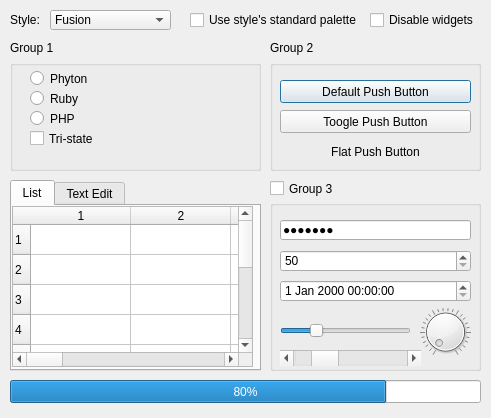
<?xml version="1.0" encoding="UTF-8"?>
<ui version="4.0">
 <class>Form</class>
 <widget class="QWidget" name="Form">
  <property name="geometry">
   <rect>
    <x>0</x>
    <y>0</y>
    <width>491</width>
    <height>418</height>
   </rect>
  </property>
  <property name="windowTitle">
   <string>Styles</string>
  </property>
  <widget class="QLabel" name="label_4">
   <property name="geometry">
    <rect>
     <x>10</x>
     <y>10</y>
     <width>79</width>
     <height>19</height>
    </rect>
   </property>
   <property name="text">
    <string>Style: </string>
   </property>
  </widget>
  <widget class="QComboBox" name="comboBox_4">
   <property name="geometry">
    <rect>
     <x>50</x>
     <y>10</y>
     <width>121</width>
     <height>20</height>
    </rect>
   </property>
   <item>
    <property name="text">
     <string>Fusion</string>
    </property>
   </item>
   <item>
    <property name="text">
     <string>Gartic</string>
    </property>
   </item>
  </widget>
  <widget class="QCheckBox" name="checkBox_2">
   <property name="geometry">
    <rect>
     <x>190</x>
     <y>10</y>
     <width>231</width>
     <height>20</height>
    </rect>
   </property>
   <property name="text">
    <string>Use style's standard palette</string>
   </property>
  </widget>
  <widget class="QGroupBox" name="groupBox">
   <property name="geometry">
    <rect>
     <x>10</x>
     <y>60</y>
     <width>251</width>
     <height>111</height>
    </rect>
   </property>
   <property name="title">
    <string/>
   </property>
   <widget class="QRadioButton" name="radioButton">
    <property name="geometry">
     <rect>
      <x>20</x>
      <y>10</y>
      <width>82</width>
      <height>17</height>
     </rect>
    </property>
    <property name="text">
     <string>Phyton</string>
    </property>
   </widget>
   <widget class="QRadioButton" name="radioButton_2">
    <property name="geometry">
     <rect>
      <x>20</x>
      <y>30</y>
      <width>82</width>
      <height>17</height>
     </rect>
    </property>
    <property name="text">
     <string>Ruby</string>
    </property>
   </widget>
   <widget class="QRadioButton" name="radioButton_3">
    <property name="geometry">
     <rect>
      <x>20</x>
      <y>50</y>
      <width>82</width>
      <height>17</height>
     </rect>
    </property>
    <property name="text">
     <string>PHP</string>
    </property>
   </widget>
   <widget class="QCheckBox" name="checkBox_4">
    <property name="geometry">
     <rect>
      <x>20</x>
      <y>70</y>
      <width>70</width>
      <height>17</height>
     </rect>
    </property>
    <property name="inputMethodHints">
     <set>Qt::ImhNone</set>
    </property>
    <property name="text">
     <string>Tri-state</string>
    </property>
    <property name="checkable">
     <bool>false</bool>
    </property>
    <property name="tristate">
     <bool>true</bool>
    </property>
   </widget>
  </widget>
  <widget class="QLabel" name="label">
   <property name="geometry">
    <rect>
     <x>10</x>
     <y>40</y>
     <width>61</width>
     <height>16</height>
    </rect>
   </property>
   <property name="text">
    <string>Group 1</string>
   </property>
  </widget>
  <widget class="QCheckBox" name="checkBox">
   <property name="geometry">
    <rect>
     <x>270</x>
     <y>180</y>
     <width>70</width>
     <height>17</height>
    </rect>
   </property>
   <property name="text">
    <string>Group 3</string>
   </property>
  </widget>
  <widget class="QGroupBox" name="groupBox_2">
   <property name="geometry">
    <rect>
     <x>270</x>
     <y>200</y>
     <width>211</width>
     <height>171</height>
    </rect>
   </property>
   <property name="title">
    <string/>
   </property>
   <widget class="QSpinBox" name="spinBox">
    <property name="geometry">
     <rect>
      <x>10</x>
      <y>50</y>
      <width>191</width>
      <height>22</height>
     </rect>
    </property>
    <property name="minimum">
     <number>50</number>
    </property>
   </widget>
   <widget class="QDateTimeEdit" name="dateTimeEdit">
    <property name="geometry">
     <rect>
      <x>10</x>
      <y>80</y>
      <width>191</width>
      <height>22</height>
     </rect>
    </property>
   </widget>
   <widget class="QScrollBar" name="horizontalScrollBar">
    <property name="geometry">
     <rect>
      <x>10</x>
      <y>150</y>
      <width>141</width>
      <height>16</height>
     </rect>
    </property>
    <property name="value">
     <number>20</number>
    </property>
    <property name="orientation">
     <enum>Qt::Horizontal</enum>
    </property>
   </widget>
   <widget class="QDial" name="dial">
    <property name="geometry">
     <rect>
      <x>150</x>
      <y>100</y>
      <width>51</width>
      <height>64</height>
     </rect>
    </property>
    <property name="wrapping">
     <bool>false</bool>
    </property>
    <property name="notchesVisible">
     <bool>true</bool>
    </property>
   </widget>
   <widget class="QSlider" name="horizontalSlider">
    <property name="geometry">
     <rect>
      <x>10</x>
      <y>120</y>
      <width>131</width>
      <height>22</height>
     </rect>
    </property>
    <property name="minimum">
     <number>0</number>
    </property>
    <property name="maximum">
     <number>100</number>
    </property>
    <property name="value">
     <number>25</number>
    </property>
    <property name="tracking">
     <bool>true</bool>
    </property>
    <property name="orientation">
     <enum>Qt::Horizontal</enum>
    </property>
    <property name="invertedAppearance">
     <bool>false</bool>
    </property>
    <property name="invertedControls">
     <bool>true</bool>
    </property>
    <property name="tickPosition">
     <enum>QSlider::NoTicks</enum>
    </property>
    <property name="tickInterval">
     <number>7</number>
    </property>
   </widget>
   <widget class="QLineEdit" name="lineEdit">
    <property name="geometry">
     <rect>
      <x>10</x>
      <y>20</y>
      <width>191</width>
      <height>20</height>
     </rect>
    </property>
    <property name="text">
     <string>mendoan</string>
    </property>
    <property name="echoMode">
     <enum>QLineEdit::Password</enum>
    </property>
   </widget>
  </widget>
  <widget class="QLabel" name="label_2">
   <property name="geometry">
    <rect>
     <x>270</x>
     <y>40</y>
     <width>61</width>
     <height>16</height>
    </rect>
   </property>
   <property name="text">
    <string>Group 2</string>
   </property>
  </widget>
  <widget class="QGroupBox" name="groupBox_3">
   <property name="geometry">
    <rect>
     <x>270</x>
     <y>60</y>
     <width>211</width>
     <height>111</height>
    </rect>
   </property>
   <property name="title">
    <string/>
   </property>
   <widget class="QPushButton" name="pushButton">
    <property name="geometry">
     <rect>
      <x>10</x>
      <y>20</y>
      <width>191</width>
      <height>23</height>
     </rect>
    </property>
    <property name="text">
     <string>Default Push Button</string>
    </property>
    <property name="autoDefault">
     <bool>false</bool>
    </property>
    <property name="default">
     <bool>true</bool>
    </property>
    <property name="flat">
     <bool>false</bool>
    </property>
   </widget>
   <widget class="QPushButton" name="pushButton_2">
    <property name="geometry">
     <rect>
      <x>10</x>
      <y>50</y>
      <width>191</width>
      <height>23</height>
     </rect>
    </property>
    <property name="text">
     <string>Toogle Push Button</string>
    </property>
    <property name="autoDefault">
     <bool>false</bool>
    </property>
    <property name="default">
     <bool>false</bool>
    </property>
    <property name="flat">
     <bool>false</bool>
    </property>
   </widget>
   <widget class="QPushButton" name="pushButton_3">
    <property name="geometry">
     <rect>
      <x>10</x>
      <y>80</y>
      <width>191</width>
      <height>23</height>
     </rect>
    </property>
    <property name="text">
     <string>Flat Push Button</string>
    </property>
    <property name="autoDefault">
     <bool>false</bool>
    </property>
    <property name="default">
     <bool>true</bool>
    </property>
    <property name="flat">
     <bool>true</bool>
    </property>
   </widget>
  </widget>
  <widget class="QTabWidget" name="tabWidget">
   <property name="geometry">
    <rect>
     <x>10</x>
     <y>180</y>
     <width>251</width>
     <height>191</height>
    </rect>
   </property>
   <property name="currentIndex">
    <number>0</number>
   </property>
   <widget class="QWidget" name="widget">
    <attribute name="title">
     <string>List</string>
    </attribute>
    <widget class="QTableWidget" name="tableWidget">
     <property name="geometry">
      <rect>
       <x>0</x>
       <y>0</y>
       <width>241</width>
       <height>161</height>
      </rect>
     </property>
     <property name="dragEnabled">
      <bool>false</bool>
     </property>
     <property name="sortingEnabled">
      <bool>false</bool>
     </property>
     <attribute name="horizontalHeaderCascadingSectionResizes">
      <bool>false</bool>
     </attribute>
     <attribute name="horizontalHeaderShowSortIndicator" stdset="0">
      <bool>false</bool>
     </attribute>
     <attribute name="horizontalHeaderStretchLastSection">
      <bool>false</bool>
     </attribute>
     <row>
      <property name="text">
       <string>1</string>
      </property>
     </row>
     <row>
      <property name="text">
       <string>2</string>
      </property>
     </row>
     <row>
      <property name="text">
       <string>3</string>
      </property>
     </row>
     <row>
      <property name="text">
       <string>4</string>
      </property>
     </row>
     <row>
      <property name="text">
       <string>5</string>
      </property>
     </row>
     <row>
      <property name="text">
       <string>6</string>
      </property>
     </row>
     <row>
      <property name="text">
       <string>7</string>
      </property>
     </row>
     <row>
      <property name="text">
       <string>8</string>
      </property>
     </row>
     <row>
      <property name="text">
       <string>9</string>
      </property>
     </row>
     <row>
      <property name="text">
       <string>10</string>
      </property>
     </row>
     <column>
      <property name="text">
       <string>1</string>
      </property>
     </column>
     <column>
      <property name="text">
       <string>2</string>
      </property>
     </column>
     <column>
      <property name="text">
       <string>3</string>
      </property>
     </column>
     <column>
      <property name="text">
       <string>4</string>
      </property>
     </column>
     <column>
      <property name="text">
       <string>5</string>
      </property>
     </column>
     <column>
      <property name="text">
       <string>6</string>
      </property>
     </column>
     <column>
      <property name="text">
       <string>7</string>
      </property>
     </column>
     <column>
      <property name="text">
       <string>8</string>
      </property>
     </column>
     <column>
      <property name="text">
       <string>9</string>
      </property>
     </column>
     <column>
      <property name="text">
       <string>10</string>
      </property>
     </column>
     <column>
      <property name="text">
       <string>11</string>
      </property>
     </column>
    </widget>
   </widget>
   <widget class="QWidget" name="tab_2">
    <attribute name="title">
     <string>Text Edit</string>
    </attribute>
    <widget class="QTableWidget" name="tableWidget_2">
     <property name="geometry">
      <rect>
       <x>0</x>
       <y>0</y>
       <width>221</width>
       <height>151</height>
      </rect>
     </property>
     <property name="dragEnabled">
      <bool>false</bool>
     </property>
     <property name="sortingEnabled">
      <bool>false</bool>
     </property>
     <attribute name="horizontalHeaderCascadingSectionResizes">
      <bool>false</bool>
     </attribute>
     <attribute name="horizontalHeaderShowSortIndicator" stdset="0">
      <bool>false</bool>
     </attribute>
     <attribute name="horizontalHeaderStretchLastSection">
      <bool>false</bool>
     </attribute>
     <row>
      <property name="text">
       <string>1</string>
      </property>
     </row>
     <row>
      <property name="text">
       <string>2</string>
      </property>
     </row>
     <row>
      <property name="text">
       <string>3</string>
      </property>
     </row>
     <row>
      <property name="text">
       <string>4</string>
      </property>
     </row>
     <row>
      <property name="text">
       <string>5</string>
      </property>
     </row>
     <row>
      <property name="text">
       <string>6</string>
      </property>
     </row>
     <row>
      <property name="text">
       <string>7</string>
      </property>
     </row>
     <row>
      <property name="text">
       <string>8</string>
      </property>
     </row>
     <row>
      <property name="text">
       <string>9</string>
      </property>
     </row>
     <row>
      <property name="text">
       <string>10</string>
      </property>
     </row>
     <column>
      <property name="text">
       <string>1</string>
      </property>
     </column>
     <column>
      <property name="text">
       <string>2</string>
      </property>
     </column>
     <column>
      <property name="text">
       <string>3</string>
      </property>
     </column>
     <column>
      <property name="text">
       <string>4</string>
      </property>
     </column>
     <column>
      <property name="text">
       <string>5</string>
      </property>
     </column>
     <column>
      <property name="text">
       <string>6</string>
      </property>
     </column>
     <column>
      <property name="text">
       <string>7</string>
      </property>
     </column>
     <column>
      <property name="text">
       <string>8</string>
      </property>
     </column>
     <column>
      <property name="text">
       <string>9</string>
      </property>
     </column>
     <column>
      <property name="text">
       <string>10</string>
      </property>
     </column>
     <column>
      <property name="text">
       <string>11</string>
      </property>
     </column>
    </widget>
   </widget>
  </widget>
  <widget class="QProgressBar" name="progressBar">
   <property name="geometry">
    <rect>
     <x>10</x>
     <y>380</y>
     <width>471</width>
     <height>23</height>
    </rect>
   </property>
   <property name="autoFillBackground">
    <bool>false</bool>
   </property>
   <property name="value">
    <number>80</number>
   </property>
   <property name="alignment">
    <set>Qt::AlignCenter</set>
   </property>
   <property name="textVisible">
    <bool>true</bool>
   </property>
   <property name="orientation">
    <enum>Qt::Horizontal</enum>
   </property>
   <property name="invertedAppearance">
    <bool>false</bool>
   </property>
   <property name="textDirection">
    <enum>QProgressBar::BottomToTop</enum>
   </property>
   <property name="format">
    <string>%p%</string>
   </property>
  </widget>
  <widget class="QWidget" name="verticalLayoutWidget">
   <property name="geometry">
    <rect>
     <x>370</x>
     <y>10</y>
     <width>121</width>
     <height>20</height>
    </rect>
   </property>
   <layout class="QVBoxLayout" name="verticalLayout">
    <item>
     <widget class="QCheckBox" name="checkBox_3">
      <property name="text">
       <string>Disable widgets</string>
      </property>
     </widget>
    </item>
   </layout>
  </widget>
 </widget>
 <resources/>
 <connections/>
</ui>
